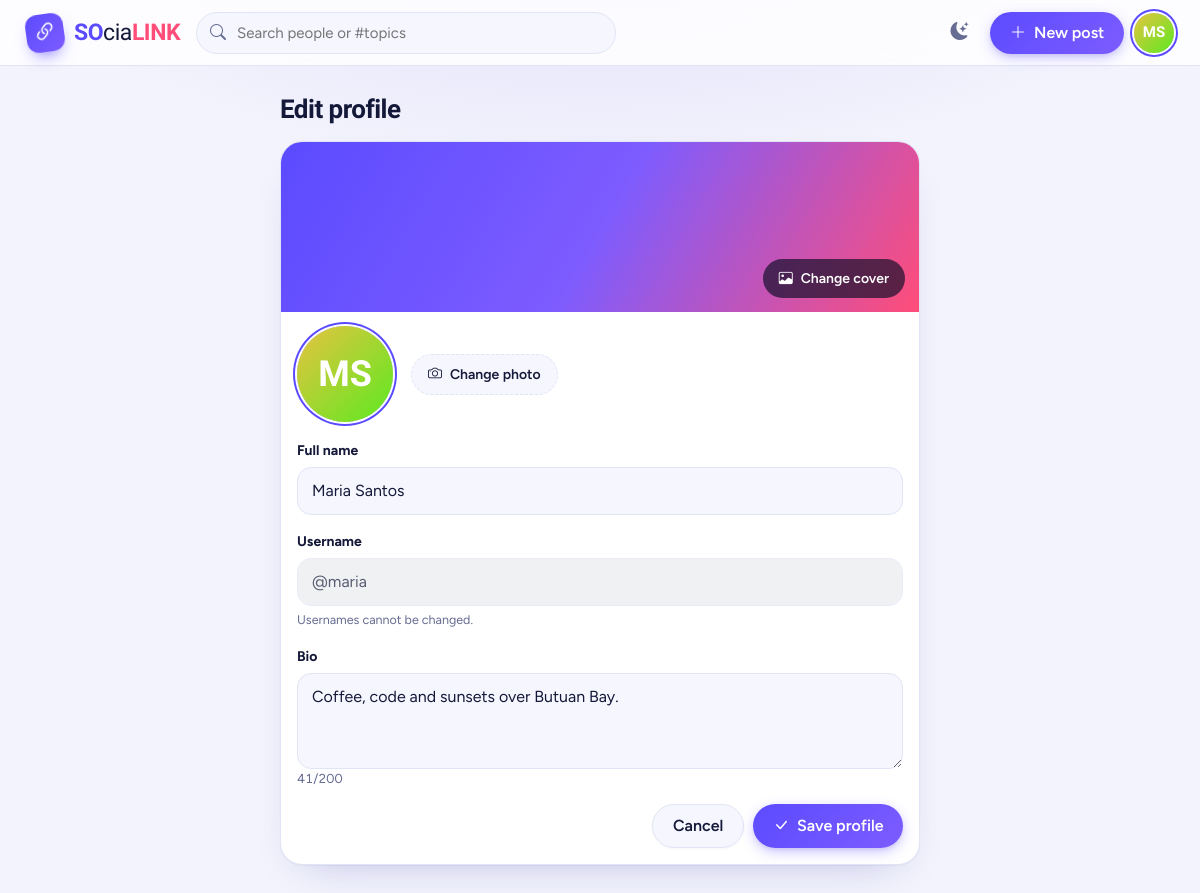
The app's page /public/index.php?r=profile/edit (signed in) with its own data.
### tables this page shows
CREATE TABLE users (
    id            INT UNSIGNED  NOT NULL AUTO_INCREMENT,
    username      VARCHAR(20)   NOT NULL,
    password      VARCHAR(255)  NOT NULL,               
    full_name     VARCHAR(60)   NOT NULL,
    bio           VARCHAR(200)  NOT NULL DEFAULT '',
    profile_image VARCHAR(255)  NULL DEFAULT NULL,
    cover_image   VARCHAR(255)  NULL DEFAULT NULL,
    created_at    TIMESTAMP     NOT NULL DEFAULT CURRENT_TIMESTAMP,
    PRIMARY KEY (id),
    UNIQUE KEY uq_users_username (username),
    FULLTEXT KEY ft_users_name (full_name, username),
    CONSTRAINT chk_users_username CHECK (CHAR_LENGTH(username) >= 3)
);

### app/core/Controller.php (called while the page is built, shortened)
<?php
abstract class Controller
{
    protected function render(string $view, array $data = [], string $title = ''): void
    {
        $data['pageTitle'] = $title !== '' ? $title . ' · ' . APP_NAME : APP_NAME;
        $data['currentUser'] = $this->currentUser();
        extract($data, EXTR_SKIP);
        require APP_PATH . '/views/layouts/header.php';
        require APP_PATH . '/views/' . $view . '.php';
        require APP_PATH . '/views/layouts/footer.php';
    }
    protected function currentUser(): ?array
    {
        static $user = false;
        if ($user === false) {
            $user = is_logged_in() ? (new UserModel())->findById(auth_id()) : null;
        }
        return $user;
    }
    protected function requireLogin(): void
    {
        if (!$this->currentUser()) {
            if ($this->wantsJson()) {
                $this->json(['ok' => false, 'message' => 'Please log in first.'], 401);
            }
            flash('warning', 'Please log in to continue.');
            redirect(url('auth/login'));
        }
    }
}

### app/controllers/ProfileController.php (called while the page is built, shortened)
<?php
class ProfileController extends Controller
{
    public function edit(): void
    {
        $this->requireLogin();
        $this->render('profile/edit', ['errors' => pull_errors()], 'Edit profile');
    }
}

### public/index.php (called while the page is built, shortened)
<?php
require APP_PATH . '/core/helpers.php';
spl_autoload_register(function (string $class) {
    foreach (['core', 'models', 'controllers'] as $dir) {
        $file = APP_PATH . '/' . $dir . '/' . $class . '.php';
        if (is_file($file)) {
            return;
        }
    }
});
$route = trim((string)($_GET['r'] ?? ''), '/');
[$name, $action, $param] = array_pad(explode('/', $route, 3), 3, null);
$action = $action ?: 'index';
try {
    $controller = new $controllers[$name]();
    $controller->$action($param !== null ? rawurldecode($param) : null);
} catch (PDOException $e) {
    error_log('[SOciaLINK] ' . $e->getMessage());
    http_response_code(500);
    error_page(
        'Database not reachable',
        'SOciaLINK could not talk to MySQL. Start MySQL, import <code>sql/social_app.sql</code> and check <code>config/database.php</code>.',
        true
    );
} catch (RuntimeException $e) {
    http_response_code(404);
    error_page('Page not found', 'The page you are looking for does not exist.', false);
} catch (Throwable $e) {
    error_log('[SOciaLINK] ' . $e->getMessage());
    http_response_code(500);
    error_page('Something went wrong', 'An unexpected error occurred. Please go back and try again.', true);
}

### config/database.php (called while the page is built)
<?php
return [
    'host'    => '127.0.0.1',
    'port'    => 3306,
    'dbname'  => 'socialink',
    'user'    => 'root',
    'pass'    => '',
    'charset' => 'utf8mb4',
];

### app/core/Database.php (called while the page is built, shortened)
<?php
class Database
{
    private static ?PDO $pdo = null;
    public static function connection(): PDO
    {
        if (self::$pdo === null) {
            $c = require ROOT_PATH . '/config/database.php';
            $dsn = "mysql:host={$c['host']};port={$c['port']};dbname={$c['dbname']};charset={$c['charset']}";
            self::$pdo = new PDO($dsn, $c['user'], $c['pass'], [
                PDO::ATTR_ERRMODE            => PDO::ERRMODE_EXCEPTION,
                PDO::ATTR_DEFAULT_FETCH_MODE => PDO::FETCH_ASSOC,
                PDO::ATTR_EMULATE_PREPARES   => false,
                PDO::MYSQL_ATTR_INIT_COMMAND => "SET time_zone = '+08:00'",
            ]);
        }
        return self::$pdo;
    }
    public static function query(string $sql, array $params = []): PDOStatement
    {
        $stmt = self::connection()->prepare($sql);
        $i = 1;
        foreach ($params as $value) {
            if (is_int($value)) {
                $stmt->bindValue($i, $value, PDO::PARAM_INT);
            } elseif ($value === null) {
                $stmt->bindValue($i, null, PDO::PARAM_NULL);
            } else {
                $stmt->bindValue($i, (string)$value, PDO::PARAM_STR);
            }
            $i++;
        }
        $stmt->execute();
        return $stmt;
    }
}

### app/models/UserModel.php (called while the page is built, shortened)
<?php
class UserModel
{
    public function findById(int $id): ?array
    {
        $row = Database::query('SELECT * FROM users WHERE id = ?', [$id])->fetch();
        return $row ?: null;
    }
}

### app/views/profile/edit.php (the view, shortened to what this page needs)
<?php $err = fn(string $k) => $errors[$k] ?? ''; ?>
<main class="page narrow">
    <h1 class="page-title">Edit profile</h1>
    <form class="card-surface edit-profile" method="post" action="<?= e(url('profile/update')) ?>" enctype="multipart/form-data" novalidate data-profile-form>
        <div class="edit-cover" id="coverPreview" style="<?= $currentUser['cover_image'] ? 'background-image:url(' . e(upload_url($currentUser['cover_image'], 'covers')) . ')' : '' ?>">
            <label class="file-pick floating">
                <i class="bi bi-image"></i> <span>Change cover</span>
            </label>
        </div>
        <div class="edit-avatar-row">
            <div class="avatar-edit">
                <span id="avatarFallback" class="<?= $currentUser['profile_image'] ? 'd-none' : '' ?>"><?= avatar_html(null, $currentUser['full_name'], (int)$currentUser['id'], 96, 'ring') ?></span>
            </div>
            <div>
                <label class="file-pick">
                    <i class="bi bi-camera"></i> <span>Change photo</span>
                </label>
            </div>
        </div>
        <div class="p-3 pt-0">
            <div class="field">
                <label for="full_name">Full name</label>
                <input type="text" class="form-control <?= $err('full_name') ? 'is-invalid' : '' ?>" id="full_name" name="full_name" value="<?= old('full_name', $currentUser['full_name']) ?>" maxlength="60" required>
            </div>
            <div class="field">
                <label for="username_ro">Username</label>
                <input type="text" class="form-control" id="username_ro" value="@<?= e($currentUser['username']) ?>" disabled>
                <div class="field-hint">Usernames cannot be changed.</div>
            </div>
            <div class="field">
                <label for="bio">Bio</label>
                <textarea class="form-control <?= $err('bio') ? 'is-invalid' : '' ?>" id="bio" name="bio" rows="3" maxlength="200" data-counter="#bioCount"><?= old('bio', $currentUser['bio'] ?? '') ?></textarea>
                <div class="d-flex justify-content-between"><div class="field-error" data-error-for="bio"><?= e($err('bio')) ?></div><span class="char-count" id="bioCount">0/200</span></div>
            </div>
            <div class="d-flex gap-2 justify-content-end mt-3">
                <a class="btn btn-ghost" href="<?= e(url('profile/show/' . rawurlencode($currentUser['username']))) ?>">Cancel</a>
                <button type="submit" class="btn btn-signal"><i class="bi bi-check-lg"></i> Save profile</button>
            </div>
        </div>
    </form>
</main>

### app/views/layouts/header.php (shortened to what this page needs)
<!doctype html>
<html lang="en" data-bs-theme="light">
<head>
    <link href="https://cdn.jsdelivr.net/npm/bootstrap@5.3.3/dist/css/bootstrap.min.css" rel="stylesheet">
    <link href="https://cdn.jsdelivr.net/npm/bootstrap-icons@1.11.3/font/bootstrap-icons.min.css" rel="stylesheet">
    <link href="<?= e(asset('css/style.css')) ?>?v=1" rel="stylesheet">
    <link href="<?= e(asset('css/motion.css')) ?>?v=1" rel="stylesheet">
    <link href="<?= e(asset('css/responsive.css')) ?>?v=1" rel="stylesheet">
</head>
<body class="<?= $currentUser ? 'is-app' : 'is-guest' ?>">
<?php if ($currentUser): ?>
<header class="topbar">
    <div class="topbar-inner">
        <a class="brand" href="<?= e(url('feed/index')) ?>" aria-label="<?= APP_NAME ?> home">
            <span class="brand-mark" aria-hidden="true"><i class="bi bi-link-45deg"></i></span>
            <span class="brand-word"><span class="so">SO</span><span class="cia">cia</span><span class="lk">LINK</span></span>
        </a>
        <form class="topbar-search" action="<?= e(url()) ?>" method="get" role="search">
            <i class="bi bi-search"></i>
            <input type="search" name="q" value="<?= e($_GET['q'] ?? '') ?>" placeholder="Search people or #topics" aria-label="Search" maxlength="60" autocomplete="off">
        </form>
        <div class="topbar-actions">
            <button type="button" class="icon-btn" data-theme-toggle aria-label="Switch light or dark theme" title="Switch theme">
                <i class="bi bi-moon-stars-fill icon-dark-hide"></i>
            </button>
            <a class="btn btn-signal d-none d-md-inline-flex" href="<?= e(url('feed/index')) ?>#composer"><i class="bi bi-plus-lg"></i> New post</a>
            <div class="dropdown">
                <button class="avatar-btn" data-bs-toggle="dropdown" aria-expanded="false" aria-label="Account menu">
                    <?= avatar_html($currentUser['profile_image'], $currentUser['full_name'], (int)$currentUser['id'], 40, 'ring') ?>
                </button>
            </div>
        </div>
    </div>
</header>
<?php endif; ?>
<?php $flashes = pull_flash(); if ($flashes): ?>
<div class="toast-stack" role="status" aria-live="polite">
</div>
<?php endif; ?>

### app/core/helpers.php (shortened to what this page needs)
<?php
function e($value): string
{
    return htmlspecialchars((string)$value, ENT_QUOTES | ENT_SUBSTITUTE, 'UTF-8');
}
function url(string $route = '', array $params = []): string
{
    $q = $route !== '' ? ['r' => $route] + $params : $params;
    return BASE_URL . '/index.php' . ($q ? '?' . http_build_query($q) : '');
}
function asset(string $path): string
{
    return BASE_URL . '/assets/' . ltrim($path, '/');
}
function pull_flash(): array
{
    $f = $_SESSION['flash'] ?? [];
    return $f;
}
function old(string $key, string $default = ''): string
{
    return e($_SESSION['old'][$key] ?? $default);
}
function avatar_html(?string $image, string $name, int $seed, int $size = 44, string $extra = ''): string
{
    $style = 'width:' . $size . 'px;height:' . $size . 'px;';
    $parts = preg_split('/\s+/', trim($name));
    $initials = '';
    foreach (array_slice($parts, 0, 2) as $p) {
        $initials .= mb_strtoupper(mb_substr($p, 0, 1));
    }
    $h1 = ($seed * 47) % 360;
    $h2 = ($h1 + 55) % 360;
    $style .= 'font-size:' . round($size * 0.38) . 'px;background:linear-gradient(135deg,hsl(' . $h1 . ',78%,58%),hsl(' . $h2 . ',82%,52%));';
    return '<span class="avatar avatar-initials ' . e($extra) . '" style="' . $style . '" aria-label="' . e($name) . '">' . e($initials !== '' ? $initials : '?') . '</span>';
}

### app/views/layouts/footer.php (shortened to what this page needs)
</body>
</html>

### public/assets/css/motion.css (style rules this page uses)
.btn { position: relative; isolation: isolate; user-select: none; -webkit-tap-highlight-color: transparent; transform: translate(var(--mx, 0), var(--my, 0)); transition: transform .18s cubic-bezier(.34, 1.56, .64, 1), box-shadow .22s cubic-bezier(.2, .8, .2, 1), background .2s ease, border-color .2s ease, color .18s ease; will-change: transform, box-shadow; }
.btn-signal { background: linear-gradient(135deg, var(--signal) 0%, var(--signal-2) 100%); color: #ffffff !important; border: 0; box-shadow: 0 4px 14px -2px rgba(91, 75, 255, 0.42), 0 2px 5px -1px rgba(0, 0, 0, 0.08); }
.btn-signal::after, .btn-animated::after { content: ''; position: absolute; top: -60%; left: -70%; width: 45%; height: 220%; background: linear-gradient( 90deg, transparent 0%, rgba(255, 255, 255, 0.28) 50%, transparent 100% ); transform: rotate(25deg); pointer-events: none; transition: none; z-index: 1; }
.btn-signal::before, .btn-outline-signal::before { content: ''; position: absolute; inset: 0; border-radius: inherit; background: radial-gradient(circle 50px at var(--gx, 50%) var(--gy, 50%), rgba(255, 255, 255, 0.26) 0%, transparent 100%); opacity: 0; transition: opacity .25s ease; pointer-events: none; z-index: 1; }
.btn-ghost { background: var(--surface-2); color: var(--text); border: 1.5px solid var(--line); box-shadow: 0 1px 3px rgba(0, 0, 0, 0.04); }
.btn i { display: inline-block; transition: transform .22s cubic-bezier(.34, 1.56, .64, 1); }
.icon-btn { transition: transform .22s cubic-bezier(.34, 1.56, .64, 1), background .2s ease, color .18s ease; }
.post-card, .mini-profile, .suggest-strip, .card-surface, .composer { transition: transform .25s cubic-bezier(.2, .8, .2, 1), box-shadow .25s cubic-bezier(.2, .8, .2, 1), border-color .22s ease; }
.topbar { transition: background-color .25s ease, border-color .25s ease, box-shadow .25s ease; }
.topbar-search input { transition: width .25s ease, border-color .2s ease, box-shadow .25s ease, background .2s ease; }
.brand-mark { transition: transform .35s cubic-bezier(.34, 1.56, .64, 1), box-shadow .3s ease; }

### public/assets/css/responsive.css (style rules this page uses)
html { -webkit-text-size-adjust: 100%; text-size-adjust: 100%; overflow-x: clip; }
body { overflow-x: clip; max-width: 100vw; touch-action: manipulation; }
p, span, h1, h2, h3, h4, h5, h6, a, li, time { overflow-wrap: anywhere; word-break: break-word; }
.page { width: 100%; padding-left: clamp(10px, 3vw, 20px); padding-right: clamp(10px, 3vw, 20px); }

### records on screen
users: full_name "Maria Santos", username "@maria", bio "Coffee, code and sunsets over Butuan Bay."

### other values on screen
$initials !== '' ? $initials : '?' "MS MS"
